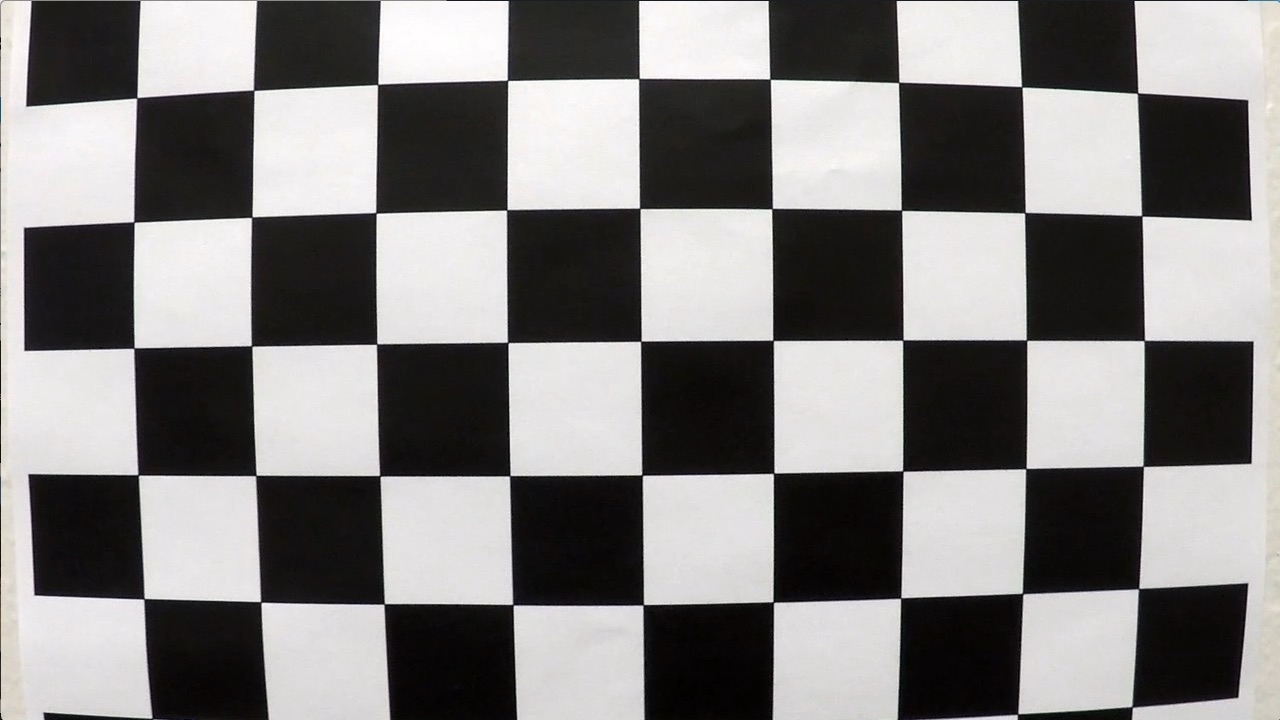
#> input picture Project4-Advanced-Lane-Lines/camera_cal/calibration1.jpg, 1280 x 720 px; its folder holds only this picture in this run
$ jupyter execute --allow-errors Advanced_lane_lines_detection.ipynb   (shell and % lines are left out)   (older library calls are emulated)
#> lines starting #> are read from the running program, lines starting #| are printed output that depends on the picture; after the words box and inside, x2 and y2 are one past the last pixel; in counts of white or black regions, pixels touching at a corner belong together
1. Camera Calibration
=======================

[cell 1]
import matplotlib
import matplotlib
matplotlib.use("Qt5Agg")
import matplotlib.pyplot as plt
import matplotlib.image as mpimg
import numpy as np
import cv2
import glob
import pickle

[cell 2]
# Arrays to store object points and image points from all the images
objpoints = []   # 3D points in real world space
imgpoints = []   # 2D points in image plane

nx = 9
ny = 6


# Prepare object pionts, like(0, 0, 0), (1, 0, 0) , (2,0,0) ..,(6,5,0)
objp = np.zeros((nx*ny, 3), np.float32)
objp[:, :2] = np.mgrid[0:nx, 0:ny].T.reshape(-1, 2) # x, y coordinates

[cell 3]
# termination criteria
criteria = (cv2.TERM_CRITERIA_EPS + cv2.TERM_CRITERIA_MAX_ITER,
            30, 0.001)

[cell 4]
images = glob.glob('camera_cal/*.jpg')

# Go through all images and find corners
for fname in images:

    # read in an image
    img = cv2.imread(fname)
#> img is the input picture: shape (720, 1280, 3); mean B, G, R 127.8, 128.4, 130.1

    # convert to grayscale
    gray = cv2.cvtColor(img, cv2.COLOR_BGR2GRAY)

    # Find the chess board corners
    ret, corners = cv2.findChessboardCorners(gray, (nx, ny), None)
#> ret = False; corners = None

    # If found, add object points, image points (after refining them)
    if ret == True:
        objpoints.append(objp)
        cv2.cornerSubPix(gray, corners, (11, 11), (-1, -1), criteria)
        imgpoints.append(corners)

        # Draw and display the corners
        img = cv2.drawChessboardCorners(img, (nx, ny), corners, ret)
        plt.imshow(img)

    else:
        print('Warning: ret = {} for {}'.format(ret, fname))
#| Warning: ret = False for camera_cal/calibration1.jpg

2. Distortion correction
===========================

[cell 5]
img = plt.imread('test_images/test2.jpg')
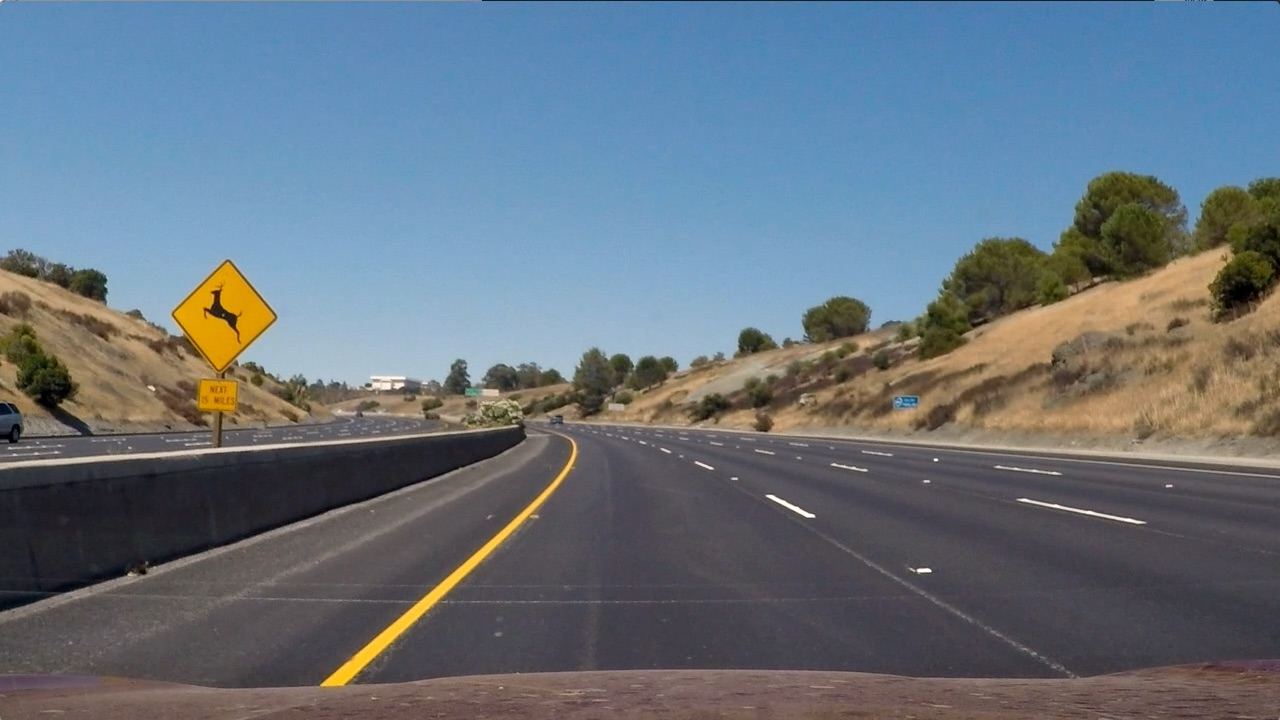
#> input picture Project4-Advanced-Lane-Lines/test_images/test2.jpg, 1280 x 720 px
#> img is the input picture: shape (720, 1280, 3); mean R, G, B 102.8, 114.6, 125.5
img_size = (img.shape[1], img.shape[0])
plt.imshow(img)

#> (a cell that did not finish here is left out)

#> (a cell that did not finish here is left out)

[cell 8]
f, (ax1, ax2) = plt.subplots(1, 2, figsize=(20,10))
ax1.imshow(img)
ax1.set_title('Original Image', fontsize=30)
#> (the rest of this cell did not finish here and is left out)

3. Color and Gradient Thresholding
=====================

[cell 9]
def abs_sobel_thresh(image, orient='x', sobel_kernel=3, thresh=(0, 255)):
    # Calculate directional gradient
    # Apply threshold
    thresh_min,thresh_max = thresh[0],thresh[1]
    gray = cv2.cvtColor(image, cv2.COLOR_RGB2GRAY)
    if orient=='x':
        sobel = cv2.Sobel(gray, cv2.CV_64F, 1, 0,ksize=sobel_kernel)
    elif orient=='y':
        sobel = cv2.Sobel(gray, cv2.CV_64F, 0, 1,ksize=sobel_kernel)
    abs_sobel = np.absolute(sobel)

    scaled_sobel = np.uint8(255*abs_sobel/np.max(abs_sobel))
    grad_binary = np.zeros_like(scaled_sobel)
    grad_binary[(scaled_sobel >= thresh_min) & (scaled_sobel <= thresh_max)] = 1

    return grad_binary

def mag_thresh(image, sobel_kernel=3, mag_thresh=(0, 255)):
    # Calculate gradient magnitude
    # Apply threshold
    gray = cv2.cvtColor(image, cv2.COLOR_RGB2GRAY)
    sobelx = cv2.Sobel(gray, cv2.CV_64F, 1, 0,ksize=sobel_kernel)
    sobely = cv2.Sobel(gray, cv2.CV_64F, 0, 1,ksize=sobel_kernel)
    abs_sobelxy = np.sqrt(np.power(sobelx,2)+np.power(sobely,2))
    scaled_sobel = np.uint8(255*abs_sobelxy/np.max(abs_sobelxy))
    mag_binary = np.zeros_like(scaled_sobel)
    mag_binary[(scaled_sobel >= mag_thresh[0]) & (scaled_sobel <= mag_thresh[1])] = 1

    return mag_binary

def dir_threshold(image, sobel_kernel=3, thresh=(0, np.pi/2)):
    # Calculate gradient direction
    # Apply threshold
    gray = cv2.cvtColor(image, cv2.COLOR_RGB2GRAY)
    sobelx = cv2.Sobel(gray, cv2.CV_64F, 1, 0, ksize=sobel_kernel)
    sobely = cv2.Sobel(gray, cv2.CV_64F, 0, 1, ksize=sobel_kernel)
    abs_sobelx = np.absolute(sobelx)
    abs_sobely = np.absolute(sobely)
    grad_dir = np.absolute(np.arctan2(abs_sobely, abs_sobelx))
    dir_binary = np.zeros_like(grad_dir)
    dir_binary[(grad_dir >= thresh[0]) & (grad_dir <= thresh[1])] = 1

    return dir_binary

def hls_thresh(img, thresh=(100, 255)):
    # convert RGB to HLS and threshold to binary image using
    # S channel

    hls = cv2.cvtColor(img, cv2.COLOR_RGB2HLS).astype(np.float)
    s_channel = hls[:, :, 2]
    binary_output = np.zeros_like(s_channel)
    binary_output[(s_channel > thresh[0]) & (s_channel <= thresh[1])] = 1
    return binary_output

def pipeline(img, ksize=3):
    # Apply each of the thresholding functions
    gradx = abs_sobel_thresh(image, orient='x', sobel_kernel=ksize, thresh=(50,100))
    grady = abs_sobel_thresh(image, orient='y', sobel_kernel=ksize, thresh=(50,100 ))
    mag_binary = mag_thresh(image, sobel_kernel=ksize, mag_thresh=(50, 205))
    dir_binary = dir_threshold(image, sobel_kernel=15, thresh=(0.7, 1.3))
    hls_binary = hls_thresh(image, thresh=(170, 255))
    combined = np.zeros_like(dir_binary)
    combined[(((gradx == 1) & (grady == 1)) | ((mag_binary == 1) & (dir_binary == 1))) | (hls_binary == 1)] = 1

    return gradx, grady, mag_binary, dir_binary, hls_binary, combined

[cell 10]
# Read in an image
#image = mpimg.imread('test_images/straight_lines1.jpg')
image = mpimg.imread('test_images/test5.jpg')
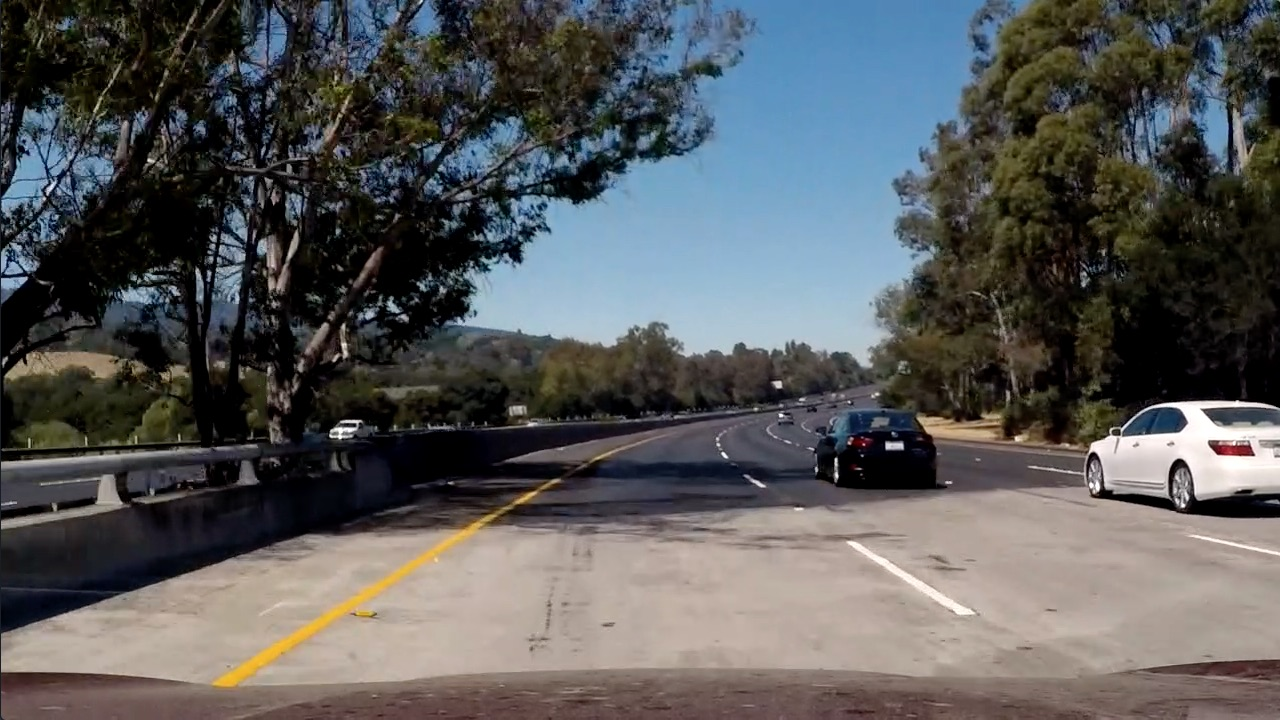
#> input picture Project4-Advanced-Lane-Lines/test_images/test5.jpg, 1280 x 720 px
#> image is the input picture: shape (720, 1280, 3); mean R, G, B 88.5, 89.3, 89.8
# Choose a Sobel kernel size
ksize = 5 # Choose a larger odd number to smooth gradient measurements


#> (the rest of this cell did not finish here and is left out)

#> (a cell that did not finish here is left out)

[cell 12]
# Plot the results
fontsize=20
f, (ax1, ax2,ax3,ax4, ax5) = plt.subplots(1, 5, figsize=(24, 9))
f.tight_layout()
#> (the rest of this cell did not finish here and is left out)

[cell 13]
def perspective_transform(img):
    img_size = (img.shape[1], img.shape[0])

    src = np.float32(
              [[200, 720],
               [1100, 720],
               [595, 450],
               [685, 450]])

    dst = np.float32(
               [[300, 720],
               [980, 720],
               [300, 0],
               [980, 0]])

    m = cv2.getPerspectiveTransform(src, dst)
    m_inv = cv2.getPerspectiveTransform(dst, src)

    warped = cv2.warpPerspective(img, m, img_size, flags=cv2.INTER_LINEAR)
    unwarped = cv2.warpPerspective(img, m_inv, (warped.shape[1], warped.shape[0]), flags=cv2.INTER_LINEAR)

    return warped, unwarped, m, m_inv

#> (a cell that did not finish here is left out)

[cell 15]
warped, unwarped, m, m_inv = perspective_transform(img)
#> m = [[-0.54, -1.5, 976.4], [0, -1.9, 857.1], [0, -0.00238, 1]]; m_inv = [[0.132, -0.799, 555.3], [0, -0.525, 450], [-2.16e-19, -0.00125, 1]]

[cell 16]
# Visualize Perspective transform
f, (ax1, ax2, ax3) = plt.subplots(1, 3, figsize=(20, 10))

ax1.set_title('Source image')
ax1.imshow(img, cmap='gray')

ax2.set_title('Warped image')
ax2.imshow(warped, cmap='gray')

ax3.set_title('unwarped image')
ax3.imshow(unwarped, cmap='gray')

plt.show()

4. Define a class to receive the characteristics of each line detection
========================================================================

[cell 17]
class Line():
    def __init__(self, n):
        # n is the window size of the moving average

        self.n = n
        self.detected = False

        # Polynomial coefficients: x = A*y^2 + B*y + C
        # Each of A, B, C is a list-queue with max length n
        self.A = []
        self.B = []
        self.C = []

        # Average of above
        self.A_avg = 0.
        self.B_avg = 0.
        self.C_avg = 0.

    def get_fit(self):
        return (self.A_avg, self.B_avg, self.C_avg)

    # [27 lines left out: function add_fit, not called in this run]

## Finding and Fitting lane lines

[cell 18]
def line_fit(binary_warped):
    # Assuming we have created a warped binary image called "binary_warped:.
    # Take a histogram of the bottom half of the image

    histogram = np.sum(binary_warped[binary_warped.shape[0] // 2:, :], axis=0)

    # Create an output image to draw on and visualize the result
    out_img = (np.dstack((binary_warped, binary_warped, binary_warped))*255).astype('uint8')

    # Find the peak of the left and right halves of the histogram
    # These will be starting point for the left and right lines

    midpoint = np.int(histogram.shape[0]/2)
    leftx_base = np.argmax(histogram[100:midpoint]) + 100
    rightx_base = np.argmax(histogram[midpoint:-100]) + midpoint


    # Choose the number of sliding windows
    nwindows = 9

    # Set height of windows
    window_height = np.int(binary_warped.shape[0]/ nwindows)


    # Identify the x and y positions of all nonzero pixels in the image
    nonzero = binary_warped.nonzero()
    nonzeroy = np.array(nonzero[0])
    nonzerox = np.array(nonzero[1])

    # Current positions to be updated for each window
    leftx_current = leftx_base
    rightx_current = rightx_base

    # Set the width of the windows +/- margin
    margin = 100

    # Set minimum number of pixels found to recenter window
    minpix = 50

    # Create empty lists to receive left and right lane pixel indices
    left_lane_inds = []
    right_lane_inds = []

    # Step through the windows one by one

    for window in range(nwindows):

        # Identify window boundaries in x and y (right and left)
        win_y_low = binary_warped.shape[0] - (window+1)*window_height
        win_y_high = binary_warped.shape[0]  - window*window_height
        win_xleft_low = leftx_current - margin
        win_xleft_high = leftx_current + margin
        win_xright_low = rightx_current - margin
        win_xright_high = rightx_current + margin

        # Draw the windows on the visualization image
        cv2.rectangle(out_img,
                      (win_xleft_low, win_y_low),
                     (win_xleft_high, win_y_high),
                     (0,255,0),
                     2)
        cv2.rectangle(out_img,
                     (win_xright_low, win_y_low),
                     (win_xright_high, win_y_high),
                     (0, 255, 0),
                     2)

        # Identify the nonzero pixels in x and y within the window
        good_left_inds = ((nonzeroy >= win_y_low) & (nonzeroy < win_y_high) & (nonzerox >= win_xleft_low) & (nonzerox < win_xleft_high)).nonzero()[0]
        good_right_inds = ((nonzeroy >= win_y_low) & (nonzeroy < win_y_high) & (nonzerox >= win_xright_low) & (nonzerox < win_xright_high)).nonzero()[0]

        # Append these indices to the lists
        left_lane_inds.append(good_left_inds)
        right_lane_inds.append(right_lane_inds)

        # If you found > minpix pixels, recenter next window on their mean position
        if len(good_left_inds) > minpix:
            leftx_current = np.int(np.mean(nonzerox[good_left_inds]))
        if len(good_right_inds) > minpix:
            rightx_current = np.int(np.mean(nonzerox[good_right_inds]))

    # Concatenate the arrays of indices
    left_lane_inds = np.concatenate(left_lane_inds)
    right_lane_inds = np.concatenate(right_lane_inds)


    # Extract left and right line pixel positions
    leftx = nonzerox[left_lane_inds]
    lefty = nonzeroy[left_lane_inds]
    rightx = nonzerox[right_lane_inds]
    righty = nonzeroy[right_lane_inds]


    # Fit a second order polynomial to each
    left_fit = np.polyfit(lefty, leftx, 2)
    right_fit = np.polyfit(righty, rightx, 2)

    # Return a dictionary of relevant variables
    ret = {}
    ret['left_fit'] = left_fit
    ret['right_fit'] = right_fit
    ret['nonzerox'] = nonzerox
    ret['nonzeroy'] = nonzeroy
    ret['out_img'] = out_img
    ret['left_lane_inds'] = left_lane_inds
    ret['right_lane_inds'] = right_lane_inds

    return ret

[cell 19]
# [43 lines left out: function tune_fit, not called in this run]

Visualize each sliding window location and predicted lane lines, on binary warped image.

save_file is a string representing where to save the image (if None, then just display)

[cell 20]
# [32 lines left out: function viz1, not called in this run]

Visualize the predicted lane lines with margin, on binary warped image

save_file is a string representing where to save the image (if None, then just display)

[cell 21]
# [66 lines left out: function viz2, not called in this run]

### Calculate the radius of curvature in meters

[cell 22]
# [26 lines left out: function calc_curve, not called in this run]

[cell 23]
# [15 lines left out: function calc_vehicle_offset, not called in this run]

[cell 24]
# [36 lines left out: function final_viz, not called in this run]

## Lane fit Video

[cell 25]
from moviepy.editor import VideoFileClip

[cell 26]
# Global variables
with open('calibrate_camera.p', 'rb') as f:
#> (reads Project4-Advanced-Lane-Lines/calibrate_camera.p from the repository)
    save_dict = pickle.load(f)

mtx = save_dict['mtx']
dist = save_dict['dist']
window_size = 5  # how many frames for line smoothing
left_line = Line(n=window_size)
right_line = Line(n=window_size)
detected = False  # did the fast line fit detect the lines?
left_curve, right_curve = 0., 0. # radius of curvature for left and right lane
left_lane_inds, right_lane_inds = None, None # for calculating curvature

MoviePy video annotation will call this function

[cell 27]
def annotate_image(img_in):
    """
    Annotate the input image with lane line markings
    Returns annotated image
    """
    global mtx, dist, left_line, right_line, detected
    global left_curve, right_curve, left_lane_inds, right_lane_inds
    ksize = 5

    # Undistort, threshold, perspective transform
    undist = cv2.undistort(img_in, mtx, dist, None, mtx)
    gradx, grady, mag_binary, dir_binary, hls_binary, combined = pipeline(undist, ksize)
    binary_warped, binary_unwarped, m, m_inv = perspective_transform(img)


    # Perform polynomial fit
    if not detected:
        # Slow line fit
        ret = line_fit(binary_warped)
        left_fit = ret['left_fit']
        right_fit = ret['right_fit']
        nonzerox = ret['nonzerox']
        nonzeroy = ret['nonzeroy']
        left_lane_inds = ret['left_lane_inds']
        right_lane_inds = ret['right_lane_inds']

        # Get moving average of line fit coefficients
        left_fit = left_line.add_fit(left_fit)
        right_fit = right_line.add_fit(right_fit)

        # Calculate curvature
        left_curve, right_curve = calc_curve(left_lane_inds,
                                            right_lane_inds,
                                            nonzeroz, nonzeroy)

        detected = True # Slow line fit always detects the line


    else: # implies detected == True
        # Fast line fit
        left_fit = left_line.get_fit()
        right_fit = right_line.get_fit()
        ret = tune_fit(binary_warped, left_fit, right_fit)
        left_fit = ret['left_fit']
        right_fit = ret['right_fit']
        nonzerox = ret['nonzerox']
        nonzeroy = ret['nonzeroy']
        left_lane_inds = ret['left_lane_inds']
        right_lane_inds = ret['right_lane_inds']

        # Only make updates if we detected lines in current frame
        if ret is not None:
            left_fit = ret['left_fit']
            right_fit = ret['right_fit']
            nonzerox = ret['nonzerox']
            nonzeroy = ret['nonzeroy']
            left_lane_inds = ret['left_lane_inds']
            right_lane_inds = ret['right_lane_inds']

            left_fit = left_line.add_fit(left_fit)
            right_fit = right_line.add_fit(right_fit)
            left_curve, right_curve = calc_curve(left_lane_inds, right_lane_inds, nonzerox, nonzeroy)

        else:
            detected = False

    vehicle_offset = calc_vehicle_offset(undist, left_fit, right_fit)

    # Perform final visualization on top of original undistorted image
    result = final_viz(undist, left_fit, right_fit, m_inv, left_curve,
                      right_curve, vehicle_offset)

    return result

[cell 28]
def annotate_video(input_file, output_file):
    """
    Given input_file video, save annotated video to output_file
    """
    video = VideoFileClip(input_file)
    annotate_video = video.fl_image(annotate_image)
    annotate_video.write_videofile(output_file, audio=False)

[cell 29]
annotate_video('project_video.mp4', 'out.mp4')
#> (the call stopped at in annotate_video, `video = VideoFileClip(input_file)`: moviepy is not available in this run)

# Show example annotated image on screen for sanity check
img_file = 'test_images/test2.jpg'
img = mpimg.imread(img_file)
#> (the rest of this cell did not finish here and is left out)

#> in annotate_image, `gradx, grady, mag_binary, dir_binary, hls_binary, combined = pipeline(..`:
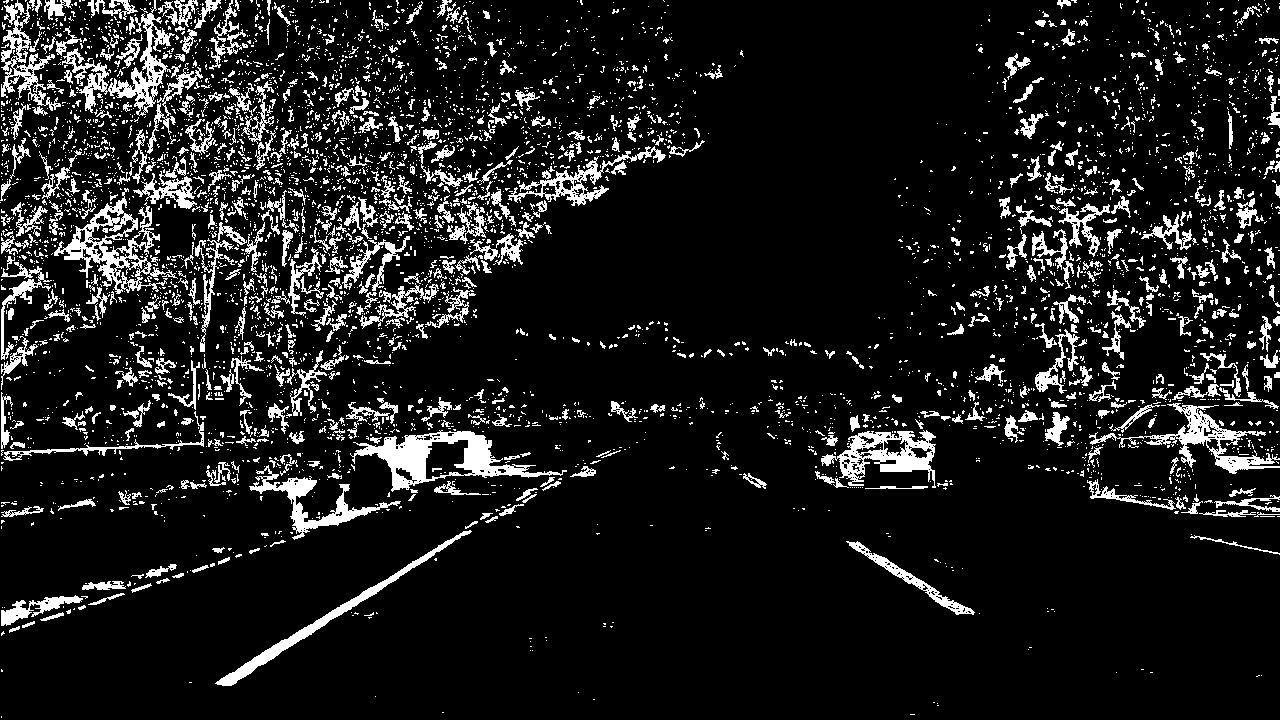
#> combined: shape (720, 1280) float64; values 0 (black) and 1 (white), 11% white; 5038 white regions (4338 under 20 px), largest, box (x1, y1, x2, y2) and area: (350, 430, 567, 492) 4091, (54, 188, 178, 294) 3300, (62, 0, 175, 116) 2745
#> in line_fit, `histogram = np.sum(binary_warped[binary_warped.shape[0] // 2:, :], axi..`: histogram = 1280 rows, first 8: [34986, 32331, 31233], [35016, 32356, 31257], [35038, 32388, 31291], [35063, 32404, 31315], [35143, 32475, 31396], [35182, 32508, 31435], [35208, 32535, 31462], [35225, 32551, 31474]
#> in line_fit, `leftx_base = np.argmax(histogram[100:midpoint]) + 100`: leftx_base = 877
#> in line_fit, `rightx_base = np.argmax(histogram[midpoint:-100]) + midpoint`: rightx_base = 1807
#> in line_fit, `leftx_current = leftx_base`: leftx_current = 877
#> in line_fit, `rightx_current = rightx_base`: rightx_current = 1807
#> the loop in line_fit, `for window in range(nwindows):` made 1 pass
#> (win_xleft_low, win_xleft_high, win_xright_low, win_xright_high) on pass 1: (777, 977, 1707, 1907)
#> after the loop in line_fit, `for window in range(nwindows):`: left_lane_inds = []
